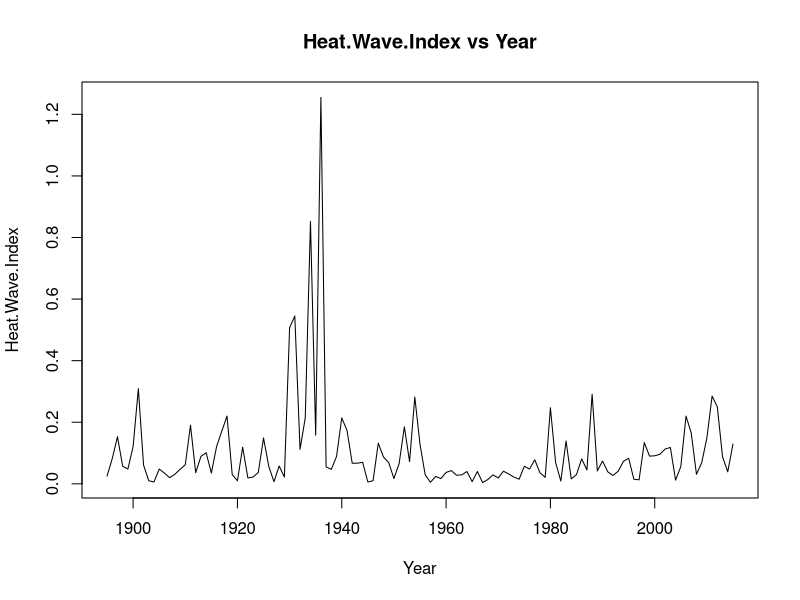
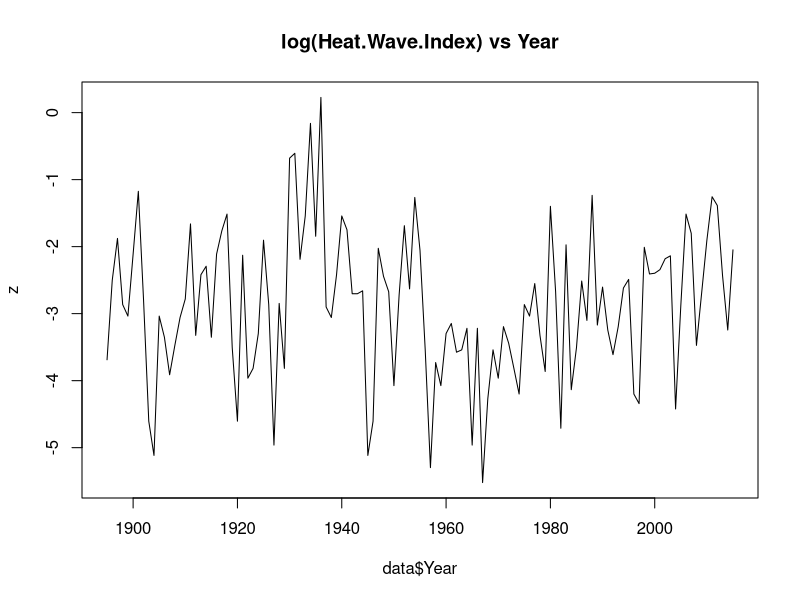
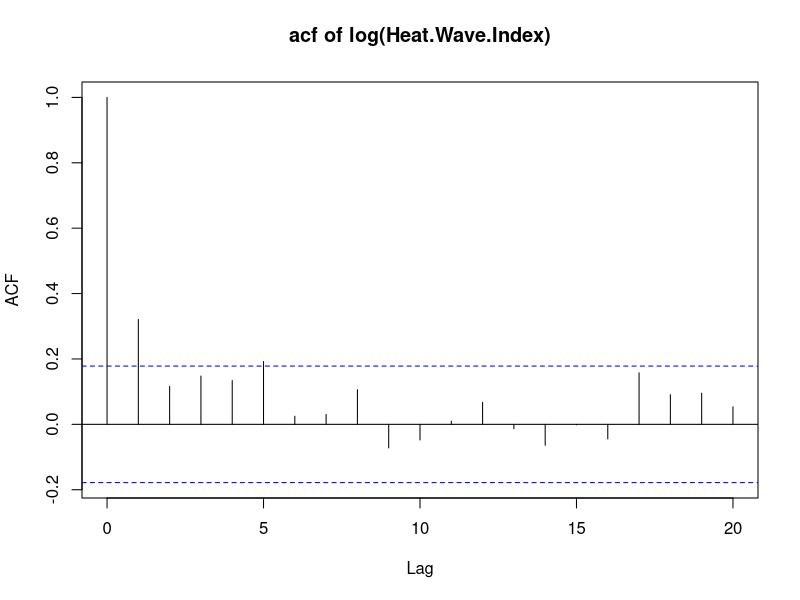
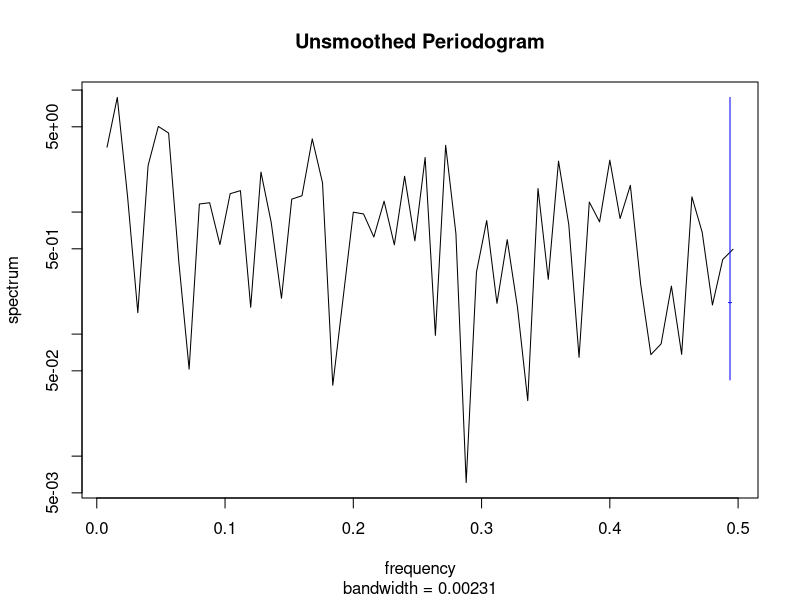
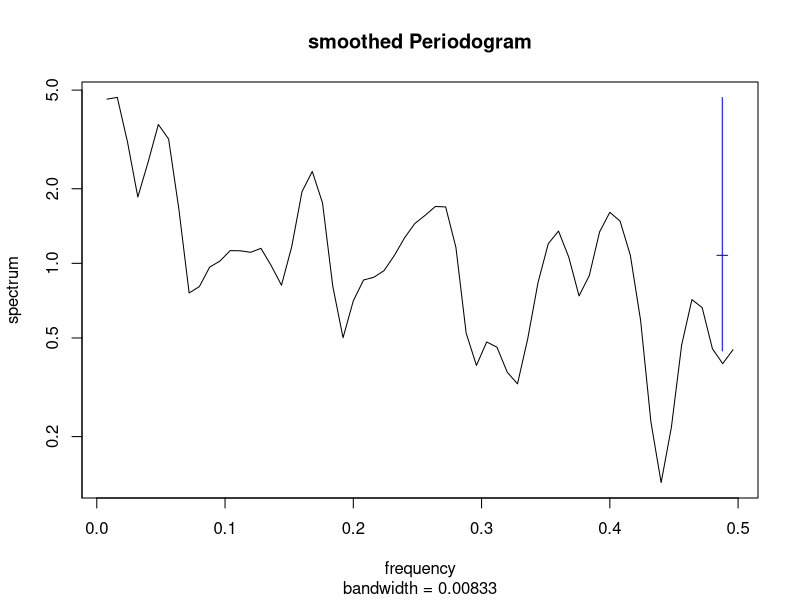
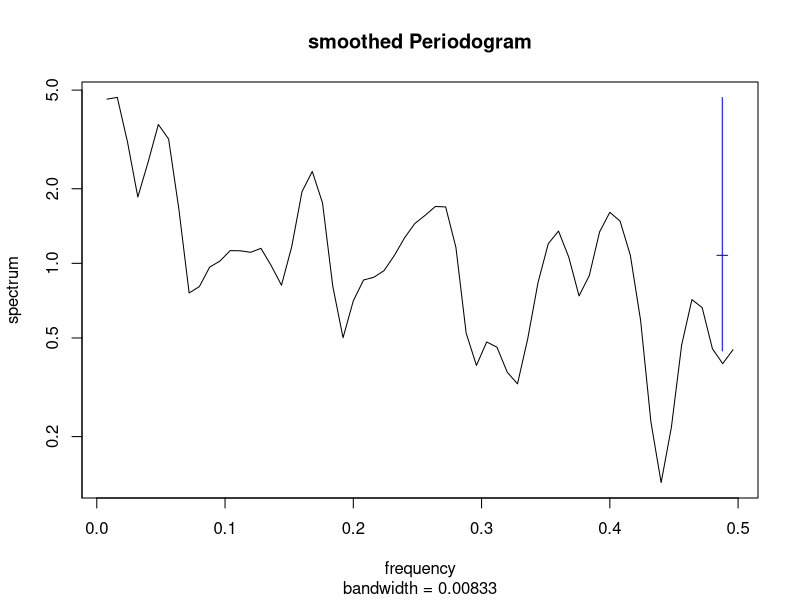
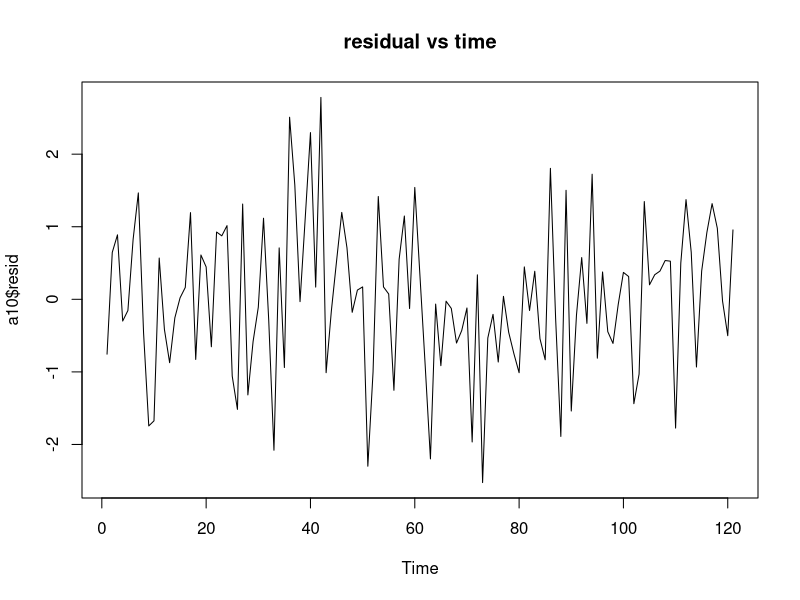
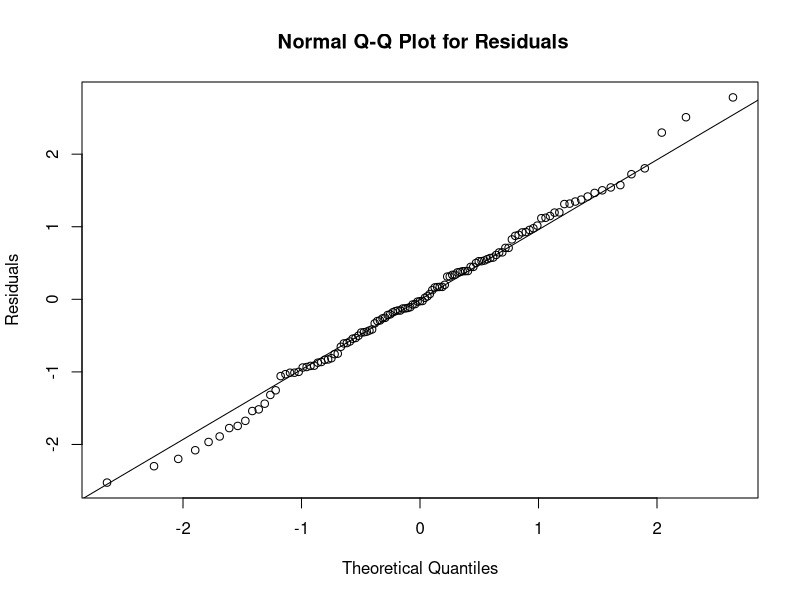

Here is the R script that generated these plots, in order:
## ---- chunk 1
# import data in the local file "heat.csv" from local folder
heat <- read.csv("heat.csv")
data = heat
summary(data)
## ---- chunk 2
plot(Heat.Wave.Index~Year,data=data,type="l", main="Heat.Wave.Index vs Year")
## ---- chunk 3
# plot the "log(Heat.Wave.Index) vs Year" and "acf of log(Heat.Wave.Index)"
z=log(data$Heat.Wave.Index)
plot(z~data$Year, type="l", main="log(Heat.Wave.Index) vs Year")
acf(z,main="acf of log(Heat.Wave.Index)")
## ---- chunk 4
aic_table <- function(data,P,Q){
  table <- matrix(NA,(P+1),(Q+1)) 
  for(p in 0:P) {
    for(q in 0:Q) {
      table[p+1,q+1] <- arima(data,order=c(p,0,q))$aic
    } 
  }
  dimnames(table) <- list(paste("AR",0:P, sep=""),paste("MA",0:Q,sep=""))
  table
}

aic_table <- aic_table(z,3,3) 

## ---- chunk 5
require(knitr) 
## ---- chunk 6
kable(aic_table,digits=2)
## ---- chunk 7
a23 = arima(z,order=c(2,0,3))
a23
a10 = arima(z,order=c(1,0,0))
a10
a01= arima(z,order=c(0,0,1))
a01
## ---- chunk 8
a23$coef[1]
a23$coef[2]
a23$coef[3]
a23$coef[4]
a23$coef[5]
a10$coef[1]
a01$coef[1]
## ---- chunk 9
AR_r23 = polyroot(c(1,-a23$coef[1],-a23$coef[2]))
abs(AR_r23)
MA_r23 = polyroot(c(1,a23$coef[3],a23$coef[4],a23$coef[5]))
abs(MA_r23)
## ---- chunk 10
AR_r10 = polyroot(c(1,-a10$coef[1]))
abs(AR_r10)
## ---- chunk 11
MA_r01 = polyroot(c(1,a01$coef[1]))
abs(MA_r01)
## ---- chunk 12
a10t <- arima(z, c(1,0,0),xreg = data$Year)
a10t
## ---- chunk 13
#Use likelihood ratio test to determine to reject or not reject null hypothesis
(a10t$loglik - a10$loglik)>2.92
## ---- chunk 14
spectrum(z, main="Unsmoothed Periodogram")
## ---- chunk 15
spectrum(z, spans=c(2,2), main="smoothed Periodogram")
d = spectrum(z, spans=c(2,2), main="smoothed Periodogram")
d$freq[which.max(d$spec)]
## ---- chunk 16
plot(a10$resid, main="residual vs time")
qqnorm(a10$resid, ylab="Residuals", main =" Normal Q-Q Plot for Residuals" )
qqline(a10$resid)
acf(a10$resid, main="ACF of ARMA(1,0)")

## ---- chunk 17
library(forecast)
fitted(a10)
## ---- chunk 18
plot(c(fitted(a10)),a10$resid, main="residuals vs fitted")
abline(h=0)
